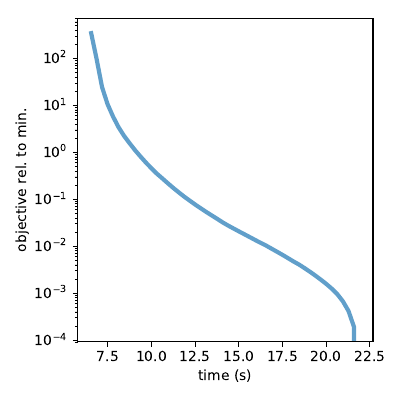

This chart was generated by the following Python code:
import os
from time import time

import numpy as np
import matplotlib.pyplot as plt
import h5py
from skimage import data_dir
from skimage.io import imread
from skimage.transform import rescale

from twamp import objective_functions
from twamp.solvers import tvvamp
from twamp.utils import create_radon_matrix


# matplotlib settings
plt.switch_backend("Agg")


def generate_problem(n_angles, snr=0.01, seed=42):
    """Load image and generate noisy projections"""

    # Load Shepp-Logan phantom
    im = imread(data_dir + "/phantom.png", as_gray=True)
    im = rescale(im, scale=0.25, mode="reflect", multichannel=False)

    # Generate projections
    angles = np.linspace(0, 180, n_angles, endpoint=False)
    R = create_radon_matrix(im.shape[0], angles)
    y = R.dot(im.ravel())

    # Make projections noisy
    np.random.seed(seed)
    var_noise = snr * np.mean(y ** 2)
    noise = np.sqrt(var_noise) * np.random.randn(len(y))
    y = y + noise

    return im, R, y


def run_solver(n_angles, max_iter=1000, alpha=1.0, plot_interval=5):
    """Run TV-VAMP solver on reconstruction problem"""

    # Load data and perform some preprocessing
    im, R, y = generate_problem(n_angles)

    Rd = np.asarray(R.todense())
    mask = np.bool_(np.ones_like(im))

    # Run comparison
    print("\nRunning TV-VAMP...")
    start_time = time()
    x, hist = tvvamp(Rd, y, alpha=alpha, tol=0, max_iter=max_iter,
            damp=0.4, verbose=True, tv=True, mask=mask, woodbury=True,
            weights_label="vamp")
    obj_final = sum(objective_functions.tv(x, Rd, y, mask, alpha))
    print("TV-VAMP finished in %.2f seconds with objective %.8g" % \
            (time() - start_time, obj_final))

    lossreg = np.array([objective_functions.tv(e[0], Rd, y, mask, alpha) \
            for e in hist["metric"][::plot_interval]])
    objs_value = np.sum(lossreg, 1)
    objs_time = np.array([e[1] for e in hist["metric"]]) - start_time

    fig, ax = plt.subplots(1, 1, figsize=(4, 4))
    ax.semilogy(objs_time[::plot_interval], objs_value - objs_value[-1],
            lw=3, alpha=0.7)
    ax.set_ylabel("objective rel. to min.")
    ax.set_xlabel("time (s)")
    fig.tight_layout()
    fig.savefig("tomo.pdf")

    # Save results to disk
    os.rename("weights.h5", "tomo.h5")


def plot_reconstruction(n_angles, iter_vamp):
    # Load data
    weights = h5py.File("tomo.h5", "r")
    w_vamp = weights["vamp/%d" % iter_vamp].value
    weights.close()

    orig = imread(data_dir + "/phantom.png", as_gray=True)
    orig = rescale(orig, scale=0.25, mode='reflect', multichannel=False)

    # Plot images
    fig, axs = plt.subplots(1, 2, figsize=(8, 4), gridspec_kw={"hspace" : 0.5})
    axs[0].imshow(orig, interpolation="nearest",
            cmap="Greys_r", vmin=0, vmax=1)
    axs[1].imshow(w_vamp.reshape(orig.shape), interpolation="nearest",
            cmap="Greys_r", vmin=0, vmax=1)

    axs[0].set_title("original")
    axs[1].set_title("TV-VAMP")

    for ax in axs:
        ax.axis("off")

    fig.savefig("tomo-rec.pdf", bbox_inches="tight")
    plt.close(fig)


def main():
    n_angles = 20
    max_iter = 250

    run_solver(n_angles=n_angles, max_iter=max_iter)
    plot_reconstruction(n_angles=n_angles, iter_vamp=max_iter - 1)


if __name__ == "__main__":
    main()
